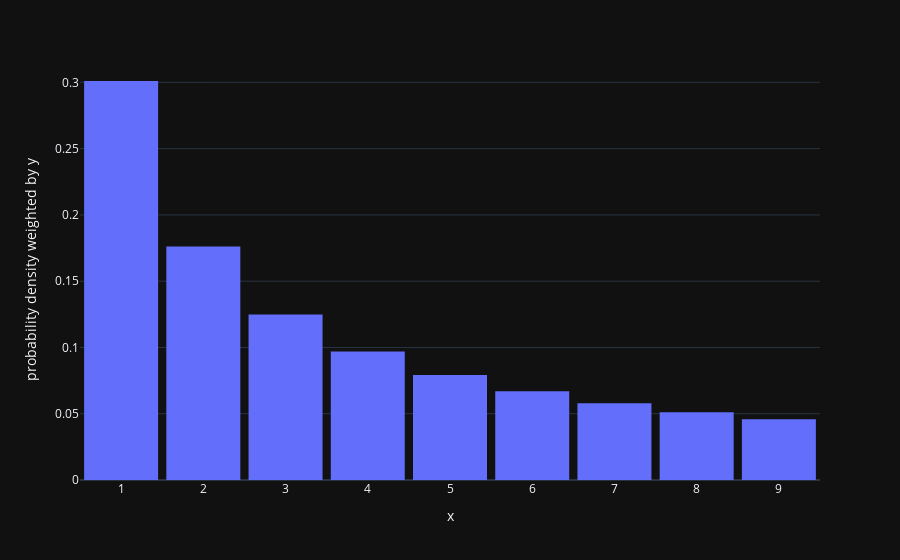

Notebook source saved alongside this figure:
### Code cell
import plotly.express as px

fig = px.histogram(x = numbers, y = Probs, nbins = 9, histnorm ="probability density",
                   category_orders=dict(day=["1", "2", "3", "4", "5", "6", "7", "8", "9"]))
fig.update_layout(bargap=0.1) # it adds a gap between the bins
fig

### Figure 1 — Plotly figure (JSON) as saved in the notebook; plotly's stock layout.template omitted (floating-point values rounded to 4 significant figures)
{"data": [{"alignmentgroup": "True", "bingroup": "x", "histfunc": "sum", "histnorm": "probability density", "hovertemplate": "x=%{x}<br>probability density weighted by y=%{y}<extra></extra>", "legendgroup": "", "marker": {"color": "#636efa", "pattern": {"shape": ""}}, "name": "", "nbinsx": 9, "offsetgroup": "", "orientation": "v", "showlegend": false, "x": [1, 2, 3, 4, 5, 6, 7, 8, 9], "xaxis": "x", "y": [0.301, 0.1761, 0.1249, 0.09691, 0.07918, 0.06695, 0.05799, 0.05115, 0.04576], "yaxis": "y", "type": "histogram"}], "layout": {"xaxis": {"anchor": "y", "domain": [0.0, 1.0], "title": {"text": "x"}}, "yaxis": {"anchor": "x", "domain": [0.0, 1.0], "title": {"text": "probability density weighted by y"}}, "legend": {"tracegroupgap": 0}, "margin": {"t": 60}, "barmode": "relative", "bargap": 0.1}}
